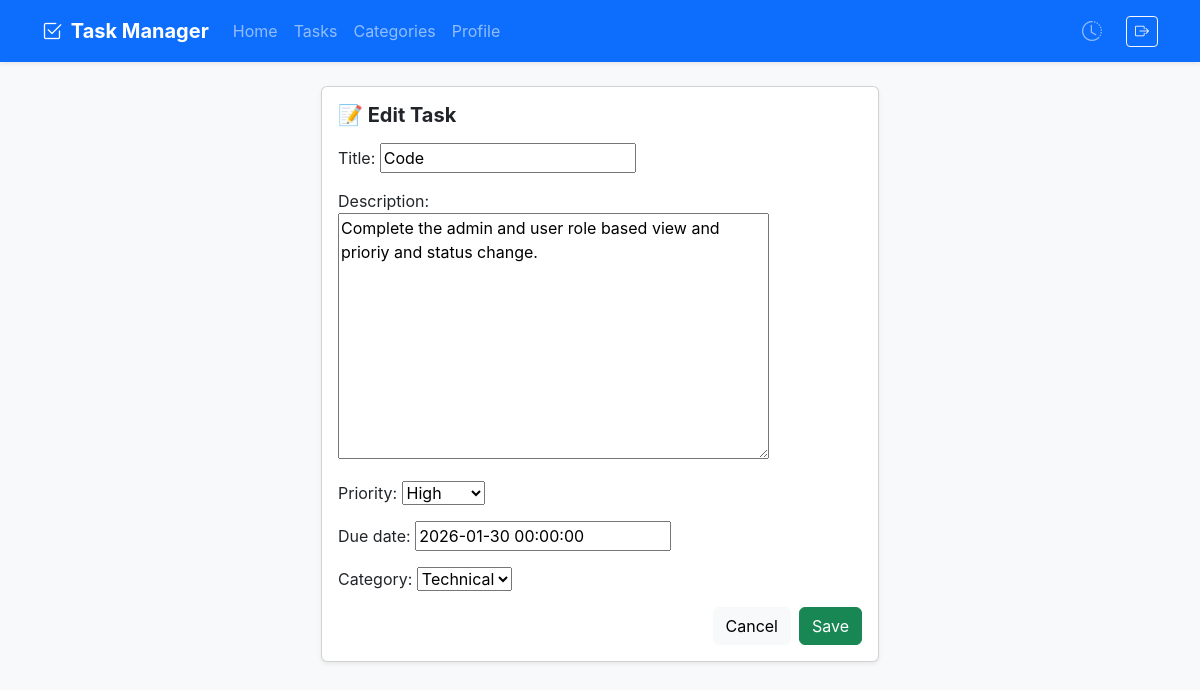
/tasks/7/update/ (signed in), run on the app's committed database.
### tasks/models.py (models this page shows, shortened)
class Task(models.Model):
    STATUS_CHOICES = (
        ('pending', 'Pending'),
        ('completed', 'Completed'),
    )
    PRIORITY_CHOICES = (
        ('low', 'Low'),
        ('medium', 'Medium'),
        ('high', 'High'),
    )
    title = models.CharField(max_length=50)
    description = models.TextField(blank=True, null=True)
    status = models.CharField(max_length=10, choices=STATUS_CHOICES, default = 'pending')
    priority = models.CharField(max_length=10, choices=PRIORITY_CHOICES, default= 'low')
    due_date = models.DateTimeField(blank=True,null=True)
    category = models.ForeignKey(Category, related_name='tasks', on_delete=models.CASCADE)
    created_at = models.DateTimeField(auto_now_add=True)
    updated_at = models.DateTimeField(auto_now=True)

### tasks/views.py (the view)
# urls.py: path("<int:id>/update/", views.task_update, name="task_update"),
@login_required
def task_update(request, id):
    if request.user.profile.role == "admin":
        task = get_object_or_404(Task, pk =id)
    else:
        task = get_object_or_404(Task, pk=id, category__user=request.user)
    if request.method == "POST":
        form = TaskForm(request.POST, instance=task, user=request.user)
        if form.is_valid():
            form.save()
            return redirect("task_list")
    else:
        form = TaskForm(instance=task, user=request.user)
    return render(request,"create/form.html",{"form":form, "title": "Task"})

### tasks/forms.py
class TaskForm(forms.ModelForm):
    class Meta:
        model = Task
        fields = [
            "title",
            "description",
            "priority",
            "due_date",
            "category",
        ]
    def __init__(self, *args, **kwargs):
        user = kwargs.pop("user")
        super().__init__ (*args,**kwargs)
        self.fields["category"].queryset = Category.objects.filter(user = user)

### category/models.py (called while the page is built)
    def __str__(self):
        return self.name

### templates/create/form.html (shortened to what this page needs)
{% extends "base/base.html" %}
{% block content %}
<div class="card shadow-sm col-md-6 mx-auto">
  <div class="card-body">
    <h5 class="fw-bold mb-3">
      📝 {% if form.instance.pk %}Edit{% else %}Create{% endif %} {{ title }}
    </h5>
    <form method="post">
      {{ form.as_p }}
      <div class="d-flex justify-content-end gap-2">
        <a href="javascript:history.back()" class="btn btn-light">Cancel</a>
        <button class="btn btn-success">Save</button>
      </div>
    </form>
  </div>
</div>
{% endblock %}

### static/styles.css (style rules this page uses)
body { font-family: "Inter", system-ui, sans-serif; }

### data on the page
Task: title "Code", description "Complete the admin and user role based view and prioriy and status change.", priority "High", due_date "2026-01-30 00:00:00", category "Technical"

### other printed values
{{ title }} "Task"
